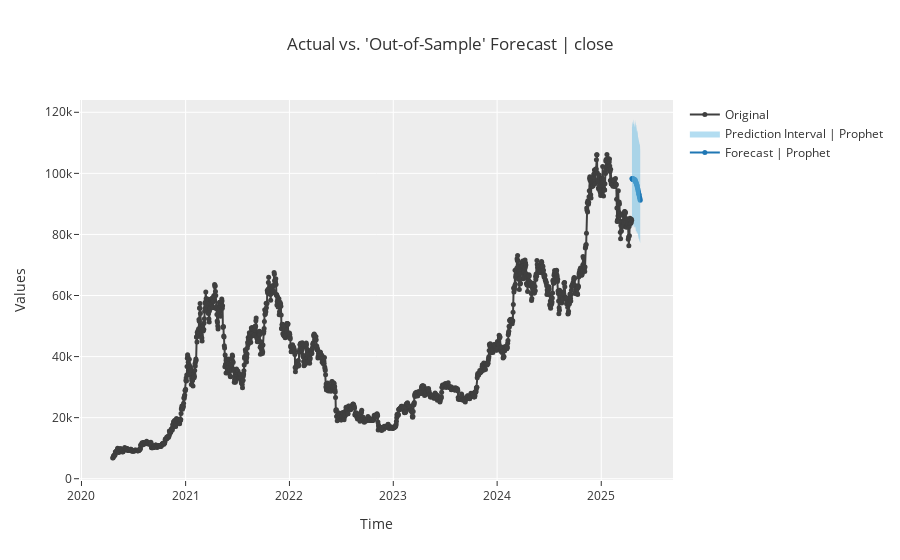

Source (notebook cell):
### Code cell
print("\n--- Finalizing Model and Making Predictions ---")
final_prophet = finalize_model(tuned_prophet)

# Generate predictions for the test set
predictions = predict_model(final_prophet)
print("Prediction results (first 5 rows):")
display(predictions.head())

plot_model(final_prophet, plot='forecast')
